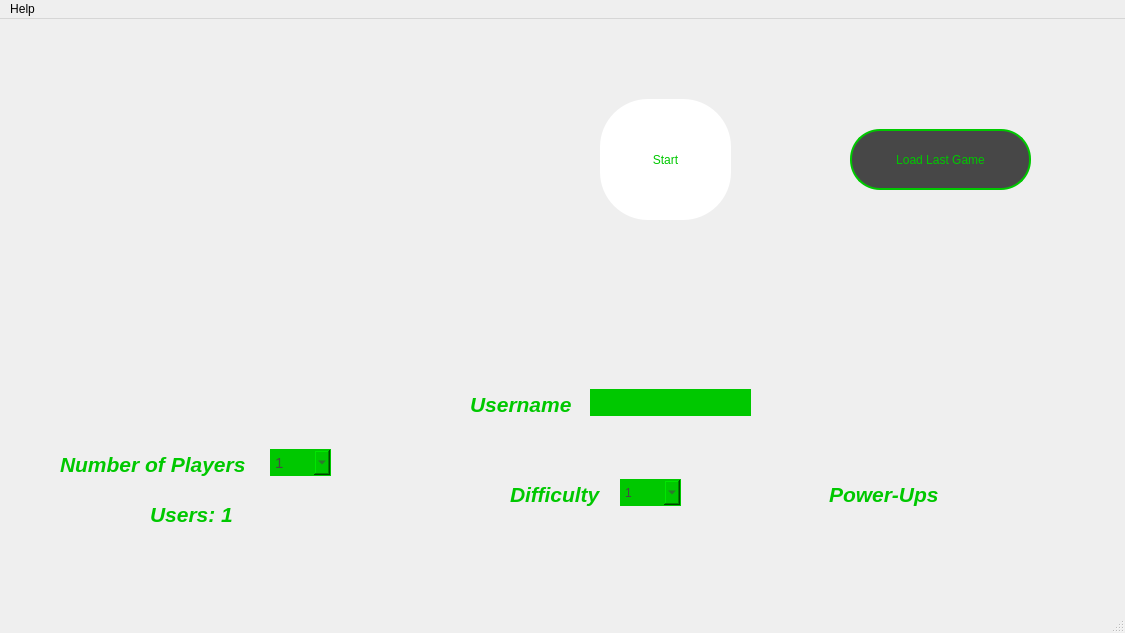
<?xml version="1.0" encoding="UTF-8"?>
<ui version="4.0">
 <class>Start</class>
 <widget class="QMainWindow" name="Start">
  <property name="enabled">
   <bool>true</bool>
  </property>
  <property name="geometry">
   <rect>
    <x>0</x>
    <y>0</y>
    <width>1125</width>
    <height>633</height>
   </rect>
  </property>
  <property name="windowTitle">
   <string>All-4-Pong</string>
  </property>
  <widget class="QWidget" name="centralwidget">
   <widget class="QPushButton" name="start_Btn">
    <property name="enabled">
     <bool>true</bool>
    </property>
    <property name="geometry">
     <rect>
      <x>600</x>
      <y>80</y>
      <width>131</width>
      <height>121</height>
     </rect>
    </property>
    <property name="focusPolicy">
     <enum>Qt::NoFocus</enum>
    </property>
    <property name="styleSheet">
     <string notr="true">background-color: rgb(255, 255, 255);
color: rgb(0, 200, 0);
border-radius: 48px;</string>
    </property>
    <property name="text">
     <string>Start</string>
    </property>
   </widget>
   <widget class="QComboBox" name="players_comboBox">
    <property name="geometry">
     <rect>
      <x>270</x>
      <y>430</y>
      <width>61</width>
      <height>27</height>
     </rect>
    </property>
    <property name="font">
     <font>
      <pointsize>11</pointsize>
     </font>
    </property>
    <property name="styleSheet">
     <string notr="true">color: rgb(71, 71, 71);
background-color: rgb(0, 200, 0);
border: 1px solid rgb(0, 200, 0);</string>
    </property>
    <item>
     <property name="text">
      <string>1</string>
     </property>
    </item>
    <item>
     <property name="text">
      <string>2</string>
     </property>
    </item>
    <item>
     <property name="text">
      <string>3</string>
     </property>
    </item>
    <item>
     <property name="text">
      <string>4</string>
     </property>
    </item>
   </widget>
   <widget class="QLabel" name="label">
    <property name="geometry">
     <rect>
      <x>60</x>
      <y>430</y>
      <width>201</width>
      <height>31</height>
     </rect>
    </property>
    <property name="font">
     <font>
      <pointsize>16</pointsize>
      <weight>75</weight>
      <italic>true</italic>
      <bold>true</bold>
     </font>
    </property>
    <property name="styleSheet">
     <string notr="true">color: rgb(0, 200, 0);</string>
    </property>
    <property name="text">
     <string>Number of Players</string>
    </property>
   </widget>
   <widget class="QComboBox" name="dif_comboBox_">
    <property name="geometry">
     <rect>
      <x>620</x>
      <y>460</y>
      <width>61</width>
      <height>27</height>
     </rect>
    </property>
    <property name="styleSheet">
     <string notr="true">color: rgb(71, 71, 71);
background-color: rgb(0, 200, 0);
border: 1px solid rgb(0, 200, 0);</string>
    </property>
    <item>
     <property name="text">
      <string>1</string>
     </property>
    </item>
    <item>
     <property name="text">
      <string>2</string>
     </property>
    </item>
    <item>
     <property name="text">
      <string>3</string>
     </property>
    </item>
   </widget>
   <widget class="QLabel" name="label_2">
    <property name="geometry">
     <rect>
      <x>510</x>
      <y>460</y>
      <width>101</width>
      <height>31</height>
     </rect>
    </property>
    <property name="font">
     <font>
      <pointsize>16</pointsize>
      <weight>75</weight>
      <italic>true</italic>
      <bold>true</bold>
     </font>
    </property>
    <property name="styleSheet">
     <string notr="true">color: rgb(0, 200, 0);</string>
    </property>
    <property name="text">
     <string>Difficulty</string>
    </property>
   </widget>
   <widget class="QCheckBox" name="power_checkBox">
    <property name="geometry">
     <rect>
      <x>810</x>
      <y>460</y>
      <width>141</width>
      <height>31</height>
     </rect>
    </property>
    <property name="font">
     <font>
      <pointsize>16</pointsize>
      <weight>75</weight>
      <italic>true</italic>
      <bold>true</bold>
     </font>
    </property>
    <property name="styleSheet">
     <string notr="true">color: rgb(0,200,0);
background-color: rgba(0, 200, 255, 0);</string>
    </property>
    <property name="text">
     <string>Power-Ups</string>
    </property>
   </widget>
   <widget class="QLabel" name="lblConnected">
    <property name="geometry">
     <rect>
      <x>150</x>
      <y>480</y>
      <width>151</width>
      <height>31</height>
     </rect>
    </property>
    <property name="font">
     <font>
      <pointsize>16</pointsize>
      <weight>75</weight>
      <italic>true</italic>
      <bold>true</bold>
     </font>
    </property>
    <property name="styleSheet">
     <string notr="true">color: rgb(0, 200, 0);</string>
    </property>
    <property name="text">
     <string>Users: 1</string>
    </property>
   </widget>
   <widget class="QLabel" name="lblBckgrndImg">
    <property name="geometry">
     <rect>
      <x>0</x>
      <y>-10</y>
      <width>1125</width>
      <height>633</height>
     </rect>
    </property>
    <property name="text">
     <string/>
    </property>
    <property name="pixmap">
     <pixmap resource="resources.qrc">:/images/a-4-p-main-menu-background.png</pixmap>
    </property>
   </widget>
   <widget class="QLabel" name="label_3">
    <property name="geometry">
     <rect>
      <x>470</x>
      <y>370</y>
      <width>111</width>
      <height>31</height>
     </rect>
    </property>
    <property name="font">
     <font>
      <pointsize>16</pointsize>
      <weight>75</weight>
      <italic>true</italic>
      <bold>true</bold>
     </font>
    </property>
    <property name="styleSheet">
     <string notr="true">color: rgb(0, 200, 0);</string>
    </property>
    <property name="text">
     <string>Username</string>
    </property>
   </widget>
   <widget class="QLineEdit" name="username_le">
    <property name="geometry">
     <rect>
      <x>590</x>
      <y>370</y>
      <width>161</width>
      <height>27</height>
     </rect>
    </property>
    <property name="styleSheet">
     <string notr="true">color: rgb(71, 71, 71);
background-color: rgb(0, 200, 0);
border: 1px solid rgb(0, 200, 0);</string>
    </property>
   </widget>
   <widget class="QPushButton" name="btnLoad">
    <property name="enabled">
     <bool>true</bool>
    </property>
    <property name="geometry">
     <rect>
      <x>850</x>
      <y>110</y>
      <width>181</width>
      <height>61</height>
     </rect>
    </property>
    <property name="focusPolicy">
     <enum>Qt::NoFocus</enum>
    </property>
    <property name="styleSheet">
     <string notr="true">background-color: rgb(71, 71, 71);
color: rgb(0, 200, 0);
border-radius: 30px;
border: 2px solid rgb(0,200,0);</string>
    </property>
    <property name="text">
     <string>Load Last Game</string>
    </property>
   </widget>
   <zorder>lblBckgrndImg</zorder>
   <zorder>start_Btn</zorder>
   <zorder>players_comboBox</zorder>
   <zorder>label</zorder>
   <zorder>dif_comboBox_</zorder>
   <zorder>label_2</zorder>
   <zorder>power_checkBox</zorder>
   <zorder>lblConnected</zorder>
   <zorder>label_3</zorder>
   <zorder>username_le</zorder>
   <zorder>btnLoad</zorder>
  </widget>
  <widget class="QMenuBar" name="menubar">
   <property name="geometry">
    <rect>
     <x>0</x>
     <y>0</y>
     <width>1125</width>
     <height>25</height>
    </rect>
   </property>
   <widget class="QMenu" name="menuAll_4_Pong">
    <property name="title">
     <string>Help</string>
    </property>
    <widget class="QMenu" name="menuAbout">
     <property name="title">
      <string>About</string>
     </property>
    </widget>
    <addaction name="separator"/>
    <addaction name="menuAbout"/>
   </widget>
   <addaction name="menuAll_4_Pong"/>
  </widget>
  <widget class="QStatusBar" name="statusbar"/>
  <action name="actionAbout">
   <property name="text">
    <string>About</string>
   </property>
  </action>
  <action name="actionH">
   <property name="text">
    <string>H</string>
   </property>
  </action>
 </widget>
 <resources>
  <include location="resources.qrc"/>
 </resources>
 <connections/>
</ui>
